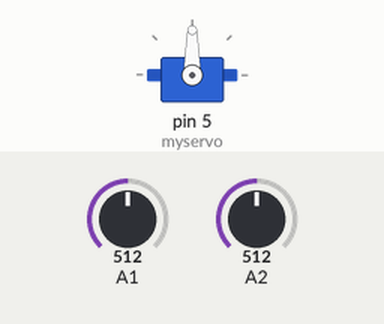
This sketch was run on a simulated Arduino Uno, built with avr-gcc and run on an emulated ATmega328P. Parts: servo. The inputs (shaded band) are chosen by the test bench; at power-on: A1 = 512, A2 = 512. What the sketch prints to the serial monitor is not drawn.

Above: at 1.2 s.
1.3 s: A1 set to 524
3.2 s: A1 set to 542
At 4.6 s:
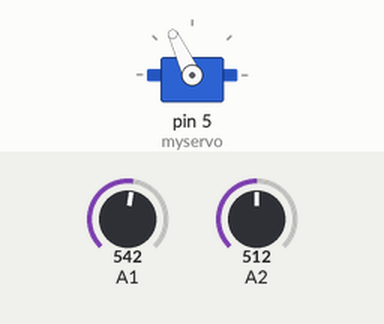
5.5 s: A2 set to 549
At 7.2 s:
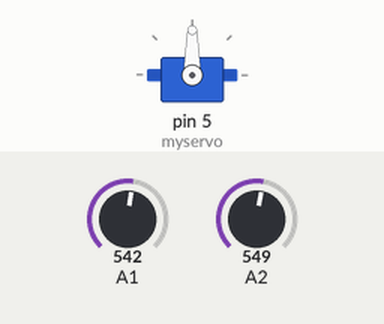
7.5 s: A2 set to 580
At 9.1 s:
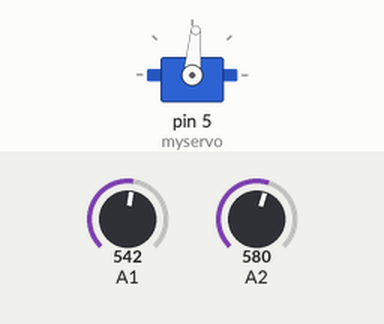
9.5 s: A2 set to 608
At 10.8 s:
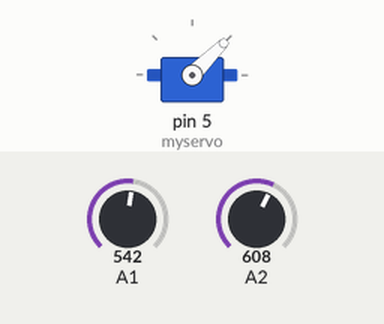
11.5 s: A1 set to 716
At 12.6 s:
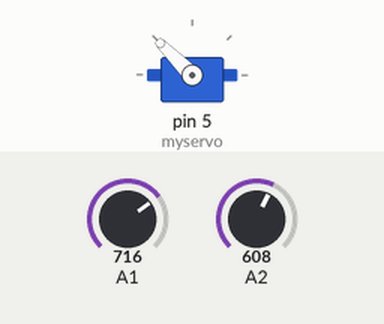
Timing chart, 0 to 14.5 s (numbered marks = the images above; inputs shaded):
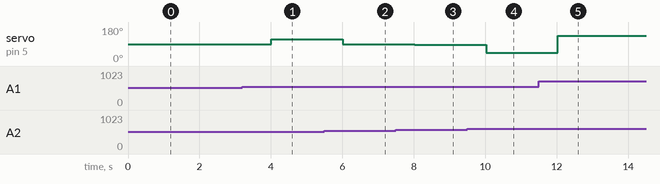

Measured:
- the behaviour switches between 531 and 532 on A1 (found by bisection; images 0 and 1)
- the behaviour switches between 532 and 533 on A2 (found by bisection; images 1 and 2)
- the behaviour switches between 591 and 592 on A2 (found by bisection; images 3 and 4)
- after the input at 3.2 s, servo on pin 5 (myservo): 90° → 115° after 0.81 s
- after the input at 5.5 s, servo on pin 5 (myservo): 115° → 90° after 0.52 s
- after the input at 7.5 s, servo on pin 5 (myservo): 90° → 85° after 0.52 s
- after the input at 9.5 s, servo on pin 5 (myservo): 85° → 45° after 0.53 s
- after the input at 11.5 s, servo on pin 5 (myservo): 45° → 135° after 0.53 s

The sketch:

Photodiode_Control_Servo.ino
```cpp
#include <Servo.h>

Servo myservo;

unsigned int temp1, temp2;

signed int temp3;

unsigned long startMillis = 0;
const long interval = 10;

unsigned long startMillis1 = 0;
const long interval1 = 1000;

void setup() {
  // put your setup code here, to run once:
  Serial.begin(9600);
  myservo.attach(5);
  myservo.write(90);
}

void loop() {
  // put your main code here, to run repeatedly:
  unsigned long currentMillis = millis();
  temp1 = analogRead(A1);
  temp2 = analogRead(A2);

  if (currentMillis - startMillis >= 50) {
    startMillis = currentMillis;
    temp3 = temp2 - temp1;
  }

  if(currentMillis - startMillis1 >= interval1){
    startMillis1 = currentMillis;
    if(temp3 <= -50){
      myservo.write(135);
    }

    if(temp3 > -50 && temp3 <= -20){
      myservo.write(115);
    }

    if(temp3 > -10 && temp3 <= 10){
      myservo.write(90);
    }

    if(temp3 > 20 && temp3 <= 50){
      myservo.write(85);
    }

    if(temp3 >= 50){
      myservo.write(45);
    }
  }
  // Serial.println(temp1);
  // Serial.println(temp2);
  Serial.println(temp3);

  // delay(200);
}
```
